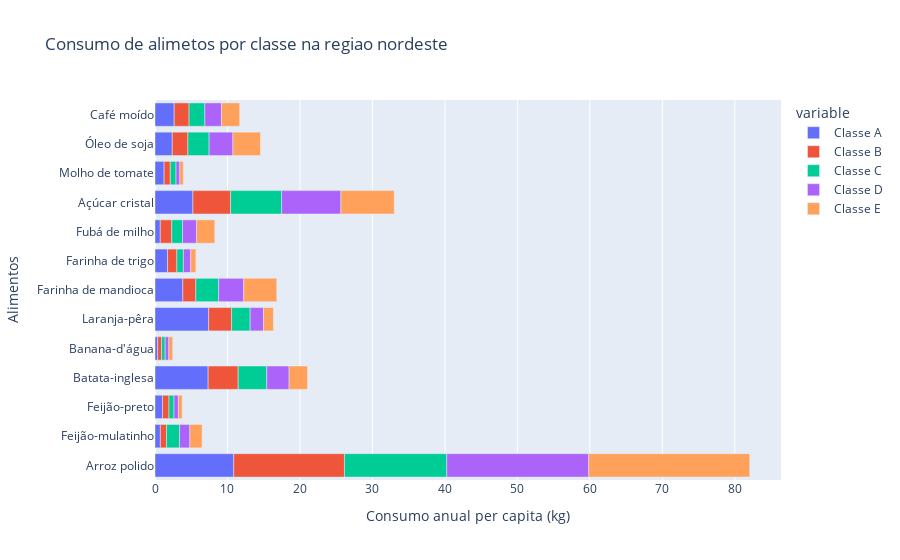

Here is the notebook cell this chart was saved with:
### Markdown cell above
* Região nordeste

### Code cell
fig = px.bar(consumo_nordeste, y = 'Items', x = ['Classe A', 'Classe B', 'Classe C', 'Classe D', 'Classe E'], title = 'Consumo de alimetos por classe na regiao nordeste', labels= {'Items': 'Alimentos', 'value': 'Consumo anual per capita (kg)' })
fig.show()

### Figure 1 — Plotly figure (JSON) as saved in the notebook; plotly's stock layout.template omitted (floating-point values rounded to 4 significant figures)
{"data": [{"alignmentgroup": "True", "hovertemplate": "variable=Classe A<br>Consumo anual per capita (kg)=%{x}<br>Alimentos=%{y}<extra></extra>", "legendgroup": "Classe A", "marker": {"color": "#636efa", "pattern": {"shape": ""}}, "name": "Classe A", "offsetgroup": "Classe A", "orientation": "h", "showlegend": true, "textposition": "auto", "type": "bar", "x": [10.86, 0.74, 1.04, 7.33, 0.37, 7.4, 3.84, 1.73, 0.73, 5.23, 1.26, 2.38, 2.65], "xaxis": "x", "y": [" Arroz polido", "Feijão-mulatinho", "Feijão-preto", "Batata-inglesa", "Banana-d'água", "Laranja-pêra", "Farinha de mandioca", "Farinha de trigo", "Fubá de milho", "Açúcar cristal", "Molho de tomate", "Óleo de soja", "Café moído"], "yaxis": "y"}, {"alignmentgroup": "True", "hovertemplate": "variable=Classe B<br>Consumo anual per capita (kg)=%{x}<br>Alimentos=%{y}<extra></extra>", "legendgroup": "Classe B", "marker": {"color": "#EF553B", "pattern": {"shape": ""}}, "name": "Classe B", "offsetgroup": "Classe B", "orientation": "h", "showlegend": true, "textposition": "auto", "type": "bar", "x": [15.28, 0.85, 0.89, 4.15, 0.54, 3.17, 1.79, 1.29, 1.58, 5.2, 0.85, 2.16, 2.05], "xaxis": "x", "y": [" Arroz polido", "Feijão-mulatinho", "Feijão-preto", "Batata-inglesa", "Banana-d'água", "Laranja-pêra", "Farinha de mandioca", "Farinha de trigo", "Fubá de milho", "Açúcar cristal", "Molho de tomate", "Óleo de soja", "Café moído"], "yaxis": "y"}, {"alignmentgroup": "True", "hovertemplate": "variable=Classe C<br>Consumo anual per capita (kg)=%{x}<br>Alimentos=%{y}<extra></extra>", "legendgroup": "Classe C", "marker": {"color": "#00cc96", "pattern": {"shape": ""}}, "name": "Classe C", "offsetgroup": "Classe C", "orientation": "h", "showlegend": true, "textposition": "auto", "type": "bar", "x": [14.12, 1.8, 0.69, 3.94, 0.49, 2.56, 3.15, 0.9, 1.49, 7.04, 0.79, 2.93, 2.18], "xaxis": "x", "y": [" Arroz polido", "Feijão-mulatinho", "Feijão-preto", "Batata-inglesa", "Banana-d'água", "Laranja-pêra", "Farinha de mandioca", "Farinha de trigo", "Fubá de milho", "Açúcar cristal", "Molho de tomate", "Óleo de soja", "Café moído"], "yaxis": "y"}, {"alignmentgroup": "True", "hovertemplate": "variable=Classe D<br>Consumo anual per capita (kg)=%{x}<br>Alimentos=%{y}<extra></extra>", "legendgroup": "Classe D", "marker": {"color": "#ab63fa", "pattern": {"shape": ""}}, "name": "Classe D", "offsetgroup": "Classe D", "orientation": "h", "showlegend": true, "textposition": "auto", "type": "bar", "x": [19.58, 1.42, 0.61, 3.08, 0.51, 1.84, 3.46, 1.01, 1.93, 8.18, 0.53, 3.28, 2.29], "xaxis": "x", "y": [" Arroz polido", "Feijão-mulatinho", "Feijão-preto", "Batata-inglesa", "Banana-d'água", "Laranja-pêra", "Farinha de mandioca", "Farinha de trigo", "Fubá de milho", "Açúcar cristal", "Molho de tomate", "Óleo de soja", "Café moído"], "yaxis": "y"}, {"alignmentgroup": "True", "hovertemplate": "variable=Classe E<br>Consumo anual per capita (kg)=%{x}<br>Alimentos=%{y}<extra></extra>", "legendgroup": "Classe E", "marker": {"color": "#FFA15A", "pattern": {"shape": ""}}, "name": "Classe E", "offsetgroup": "Classe E", "orientation": "h", "showlegend": true, "textposition": "auto", "type": "bar", "x": [22.21, 1.69, 0.52, 2.54, 0.53, 1.37, 4.56, 0.71, 2.52, 7.36, 0.47, 3.8, 2.51], "xaxis": "x", "y": [" Arroz polido", "Feijão-mulatinho", "Feijão-preto", "Batata-inglesa", "Banana-d'água", "Laranja-pêra", "Farinha de mandioca", "Farinha de trigo", "Fubá de milho", "Açúcar cristal", "Molho de tomate", "Óleo de soja", "Café moído"], "yaxis": "y"}], "layout": {"barmode": "relative", "legend": {"title": {"text": "variable"}, "tracegroupgap": 0}, "title": {"text": "Consumo de alimetos por classe na regiao nordeste"}, "xaxis": {"anchor": "y", "domain": [0, 1], "title": {"text": "Consumo anual per capita (kg)"}}, "yaxis": {"anchor": "x", "domain": [0, 1], "title": {"text": "Alimentos"}}}}
